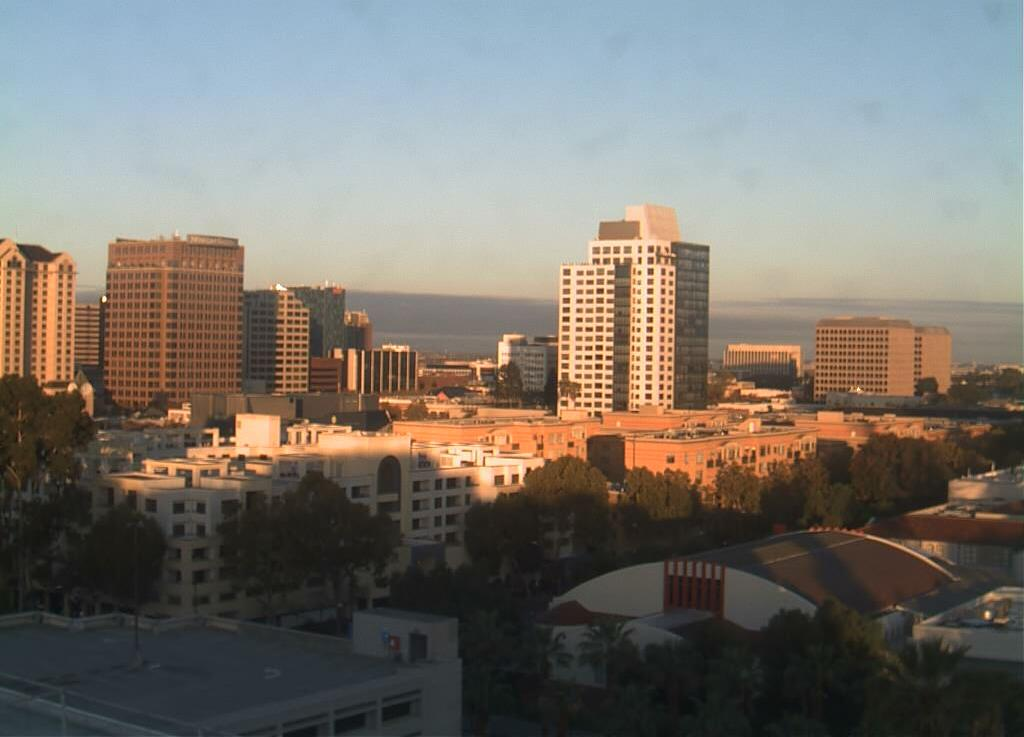
#> input picture Jobsheet4/data/images/images/training/day/20151101_145511.jpg, 1024 x 737 px; its folder holds only this picture in this run
$ jupyter execute --allow-errors tugas2.ipynb
#> lines starting #> are read from the running program, lines starting #| are printed output that depends on the picture
# TUGAS 2
Buatlah model klasifikasi dengan menggunakan SVM berdasarkan data pada Percobaan 5 dengan menggunakan fitur histogram.

[cell 1]
# Import Required Libraries
from pathlib import Path
import matplotlib.image as mpimg
import matplotlib.pyplot as plt
import cv2
import random
import numpy as np
import pandas as pd

### *Load Image*

[cell 2]
# Image directories
train_dir = "data/images/images/training/"
test_dir = "data/images/images/test/"

### *Membuat Daftar Path*

[cell 3]
def load_dataset(img_dir):
#> called with img_dir = 'data/images/images/training/'
    p = Path(img_dir)
    img_list = []

    for dir in p.iterdir():
        if dir.is_dir():
            label = dir.name
            for file in dir.glob('*.jpg'):
                try:
                    img = mpimg.imread(file)
#> img is the input picture: shape (737, 1024, 3); mean R, G, B 120.9, 116.4, 109.5
                    if img is not None:
                        img_list.append((img, label))
                except Exception as e:
                    print(f"Error loading image {file}: {e}")

    return img_list

### *Load Data Training*

[cell 4]
train_img = load_dataset(train_dir)
#> train_img = 2 items

### *Load Data Test*

#> (a cell that did not finish here is left out)


### *Cek List*

[cell 6]
train_img[0]

### *Cek Random Ukuran Data*

[cell 7]
pick_random = np.random.randint(0, len(train_img))
#> pick_random = 0

print(f'Image {pick_random}')
#| Image 0
print(train_img[pick_random][0].shape)
#| (737, 1024, 3)

### *Tampilkan Gambar*

[cell 8]
def random_img_viz(img_list):
    rand_num = np.random.randint(0, len(img_list))
#> rand_num = 1

    img = img_list[rand_num][0]
    label = img_list[rand_num][1]
#> label = 'night'
    label_str = 'day' if label == 1 else 'night'
#> label_str = 'night'

    plt.imshow(img)
    print(f'Shape\t: {img.shape}')
#| Shape	: (737, 1024, 3)
    print(f'Label\t: {label}')
#| Label	: night

[cell 9]
# Function to compute histogram
def compute_histogram(image_path):
    image = cv2.imread(str(image_path))
    image = cv2.cvtColor(image, cv2.COLOR_BGR2GRAY)  # Convert to grayscale
    hist = cv2.calcHist([image], [0], None, [256], [0, 256])
    hist = cv2.normalize(hist, hist).flatten()  # Normalize histogram
    return hist

### *Tampilkan Acak*

[cell 10]
random_img_viz(train_img)

### *Standarkan Ukuran Data*

[cell 11]
def standarized_input(image):
    # resize to w: 1100, h:600
    std_img = cv2.resize(image, (1100,600))

    return std_img

### *Encode*

[cell 12]
def label_encoder(label):
    # Encode the label
    # day as 1; night as 0
    num_val = 0

    if(label == 'day'):
        num_val = 1

    return num_val

### *Standar Ukuran & Encode*

[cell 13]
def preprocess(img_list):
    std_img_list = []

    for item in img_list:
        image = item[0]
        label = item[1]

        # Standarized the image
        std_img = standarized_input(image)

        # Create the label
        img_label = label_encoder(label)

        std_img_list.append((std_img, img_label))
#> this loop made 2 passes
#> (label, num_val in label_encoder, img_label) on passes 1 to 2: ('day', 1, 1), ('night', 0, 0)
#> pass 1, in standarized_input, `std_img = cv2.resize(image, (1100,600))`:
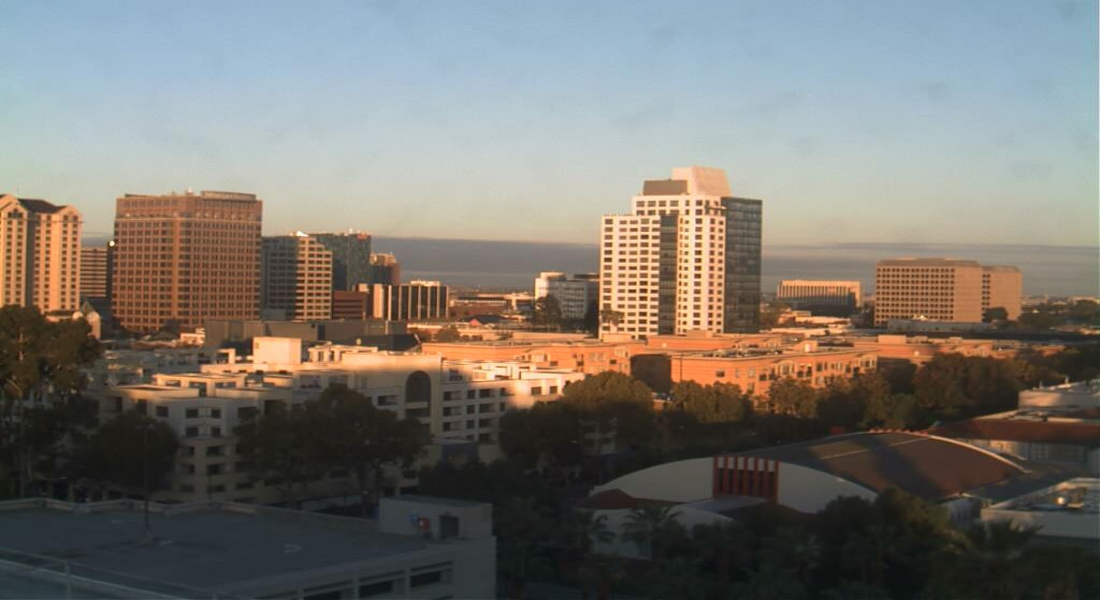
#> std_img: shape (600, 1100, 3); mean R, G, B 120.8, 116.3, 109.4
#> pass 2, in standarized_input (call 2), `std_img = cv2.resize(image, (1100,600))`:
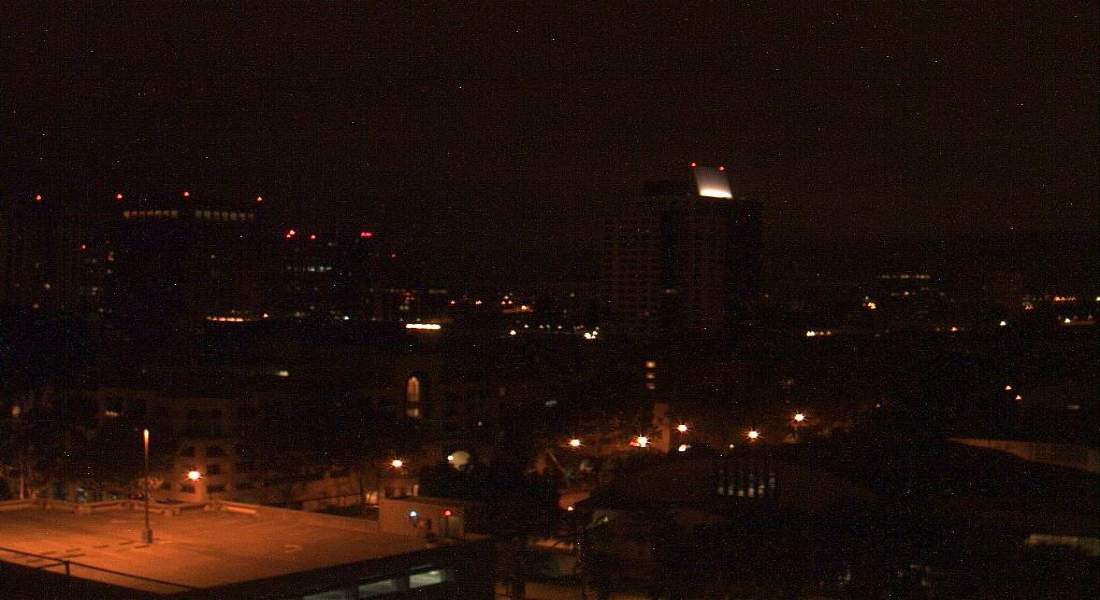
#> std_img: shape (600, 1100, 3); mean R, G, B 30.4, 15.4, 10.4
#> after the loop, std_img_list = 2 items

    return std_img_list

### *Pra Pengolahan Pada Data Training*

[cell 14]
train_std_img_list = preprocess(train_img)
#> train_std_img_list = 2 items

### *Pra Pengolahan Pada Data Test*

#> (a cell that did not finish here is left out)

### *Cek Random Ukuran Data*

[cell 16]
pick_random = np.random.randint(0, len(train_std_img_list))
#> pick_random = 1

print(f'Image {pick_random}')
#| Image 1
print(train_std_img_list[pick_random][0].shape)
#| (600, 1100, 3)

### *Tampilkan Acak*

[cell 17]
random_img_viz(train_std_img_list)
#| Shape	: (600, 1100, 3)
#| Label	: 1

### *Etraksi Fitur Histogram*

[cell 18]
def brightness_histogram(image):
    # Konversi gambar ke grayscale
    gray = cv2.cvtColor(image, cv2.COLOR_RGB2GRAY)

    # Hitung histogram grayscale
    hist = cv2.calcHist([gray], [0], None, [256], [0, 256])

    # Nilai rata-rata kecerahan
    avg_brightness = np.mean(gray)

    return hist, avg_brightness

### *Ekstrasi Fitur AVG Kecerahan*

[cell 19]
def extract_features(img_list):
    features = []
    labels = []

    for item in img_list:
        image = item[0]
        label = item[1]

        # Ekstraksi histogram dan rata-rata kecerahan
        _, avg_brightness = brightness_histogram(image)

        # Simpan nilai rata-rata kecerahan sebagai fitur
        features.append([avg_brightness])
        labels.append(label)
#> this loop made 2 passes
#> (label, avg_brightness) on passes 1 to 2: (1, 116.9), (0, 19.34)
#> pass 1, in brightness_histogram, `gray = cv2.cvtColor(image, cv2.COLOR_RGB2GRAY)`:
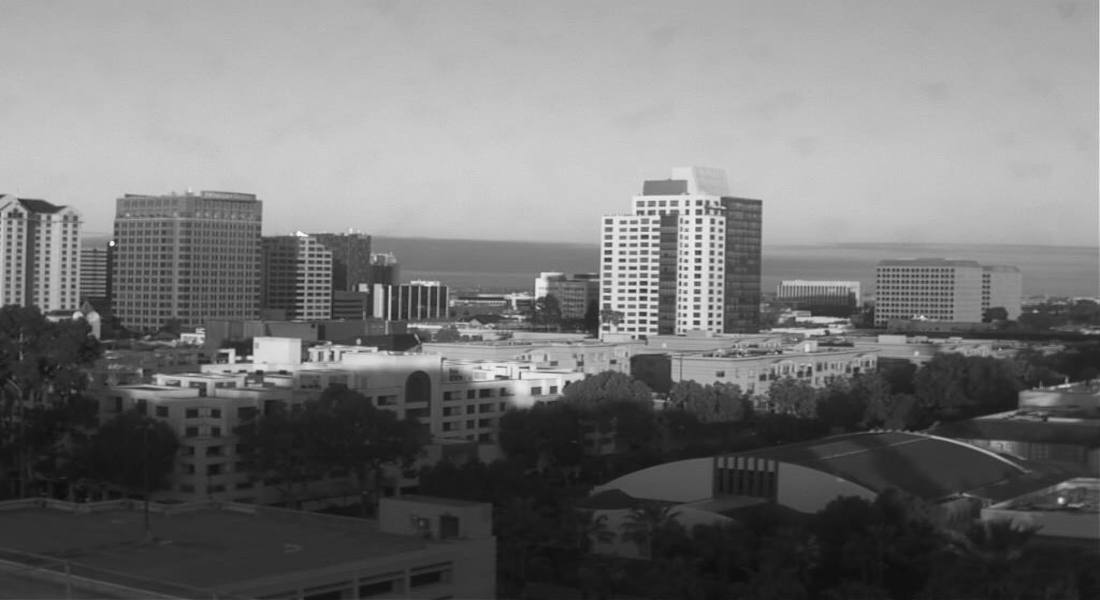
#> gray: shape (600, 1100); min 12, max 251, mean 116.9
#> pass 2, in brightness_histogram (call 2), `gray = cv2.cvtColor(image, cv2.COLOR_RGB2GRAY)`:
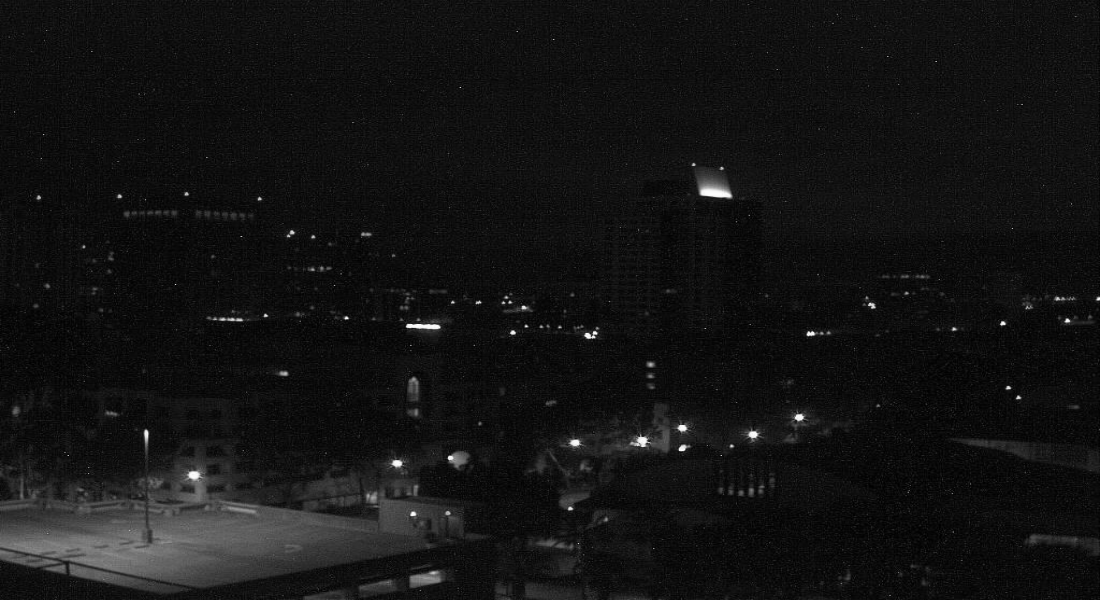
#> gray: shape (600, 1100); min 0, max 254, mean 19.3
#> after the loop, features = [[116.9], [19.34]]; labels = [1, 0]

    return np.array(features), np.array(labels)

### *Ekstrasi Fitur Data Training*

[cell 20]
train_features, train_labels = extract_features(train_std_img_list)
#> train_features = [116.9, 19.34]; train_labels = [1, 0]

### *Ekstrasi Fitur Data Test*

#> (a cell that did not finish here is left out)

### *Split Data*

[cell 22]
from sklearn.model_selection import train_test_split

X_train, X_val, y_train, y_val = train_test_split(train_features, train_labels, test_size=0.2, random_state=42)
#> X_train = [116.9]; X_val = [19.34]; y_train = [1]; y_val = [0]

### *Cek Data*

[cell 23]
def check_random_brightness(img_list):
    rand_num = np.random.randint(0, len(img_list))
#> rand_num = 1
    img = img_list[rand_num][0]
    label = img_list[rand_num][1]
#> label = 0

    # Konversi gambar ke RGB jika diperlukan
    img_rgb = cv2.cvtColor(img, cv2.COLOR_BGR2RGB)

    hist, avg_brightness = brightness_histogram(img_rgb)
#> in brightness_histogram (call 3), `gray = cv2.cvtColor(image, cv2.COLOR_RGB2GRAY)`:
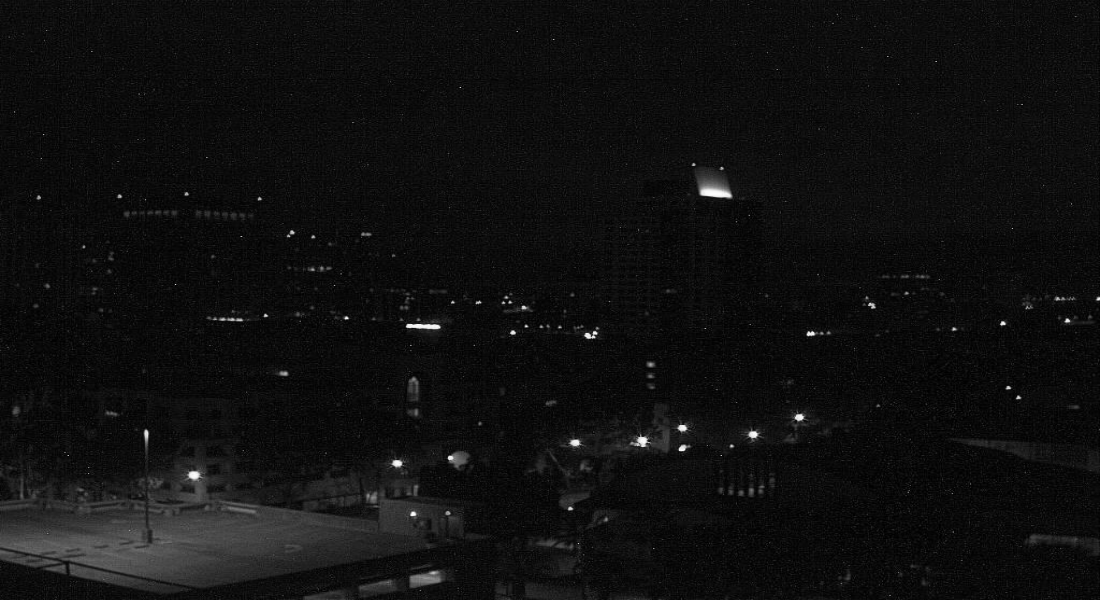
#> gray: shape (600, 1100); min 0, max 254, mean 15.7
#> in brightness_histogram (call 3), `hist = cv2.calcHist([gray], [0], None, [256], [0, 256])`: hist = 256 values, max 47631 at index 10, min 0 at index 255, mean 2578.1
#> in brightness_histogram (call 3), `avg_brightness = np.mean(gray)`: avg_brightness = 15.66
#> avg_brightness = 15.66

    # Tampilkan gambar
    plt.imshow(img_rgb)
    plt.title(f'Image {rand_num + 1}\nLabel: {"Day" if label == 1 else "Night"}\nAvg Brightness: {avg_brightness:.2f}')
    plt.show()

# Pengecekan pada gambar acak
check_random_brightness(train_std_img_list)
